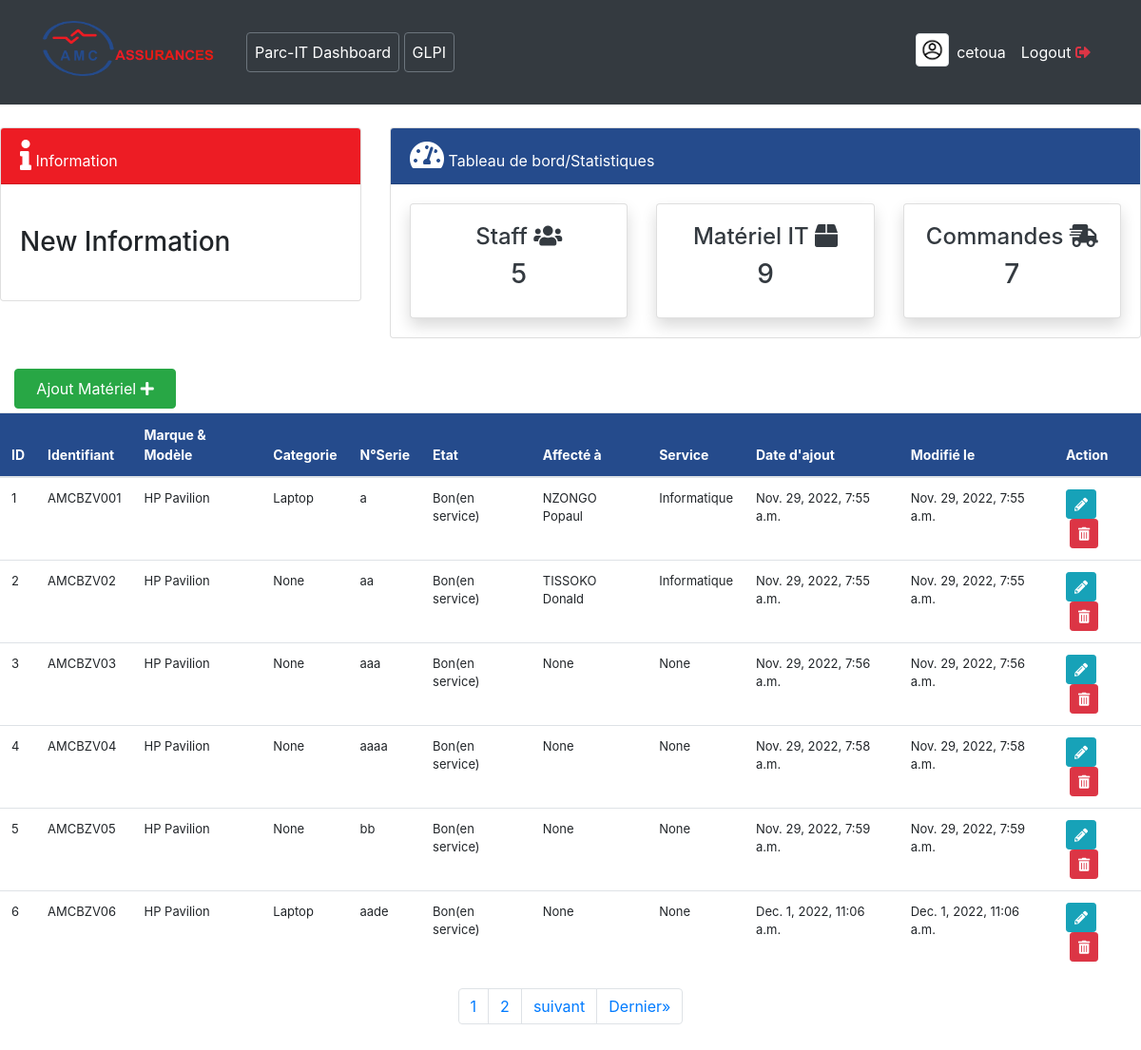
Screenshot of /product/ (signed in) with the database file from the repository.
### user/models.py (models this page shows, shortened)
class Profile(models.Model):
    staff = models.OneToOneField(User, on_delete=models.CASCADE, null=True)
    address = models.CharField(max_length=200, null=True)
    phone = models.CharField(max_length=20, null=True)
    image = models.ImageField(default='avatar.jpg', upload_to='Profile_Images', null=True)
    job_function = models.CharField(max_length=200, null=True)

### dashboard/models.py (models this page shows, shortened)
class Product(models.Model):
    identifiant = models.CharField(max_length=255, blank=True, null=True,)
    categorie = models.ForeignKey(Category,on_delete=models.CASCADE, null=True,)
    etat = models.CharField(max_length=255, blank=True, null=True, choices=ETAT)
    departement = models.CharField(max_length=255, blank=True, null=True, choices=DEPARTEMENT)
    affecte_a = models.CharField(max_length=255, blank=True, null=True, choices=UTILISATEUR)
    date_achat = models.DateField(blank=True, null=True)
    prix_achat = models.DecimalField(max_digits=10, decimal_places=2, blank=True, null=True)
    marque_modele = models.CharField(max_length=255, null=True)
    noSerie = models.CharField(max_length=20, null=True, unique=True)
    date_affectation = models.DateField(blank=True, null=True)
    observation = models.TextField(max_length=250, blank=True, null=True)
    created_at = models.DateTimeField(auto_now_add=True)
    updated_at = models.DateTimeField(auto_now_add=True)
    objects = models.Manager()
    class Meta:
        verbose_name_plural = 'Liste du matériel' # On change le nom de cette table dans l'Admin Panel

class Category(models.Model):
    id = models.AutoField(primary_key=True)
    name = models.CharField(max_length=255, blank=True, null=True,)
    class Meta:
        verbose_name_plural = 'Category'
    def __str__(self):
        return f'{self.name}'

### dashboard/views.py (the view)
# urls.py: path('product/', views.product, name='dashboard-product'),
@login_required()  # on met ce "decorators" pârtout où l'on veut que le user soit connecté avant d'y acceder
def product(request):
    p = Paginator(Product.objects.all(), 6) #Pagination par 9, c-à-d chaque page affichera 9 élements #Usisng SQL
    page = request.GET.get('page')
    queryset = p.get_page(page)
    nums = "a" * queryset.paginator.num_pages #POUR AFFICHER LE NOMBRE EXACT DES PAGES et afiicher le nombres exact
    workers_count = User.objects.all().count()
    products_count = Product.objects.all().count()
    orders_count = Order.objects.all().count()
    if request.method == 'POST':
        form = ProductForm(request.POST or '')
        if form.is_valid():
            form.save()
            product_name = form.cleaned_data.get('identifiant')
            product_modele = form.cleaned_data.get('marque_modele')
            messages.success(request, f"{product_name}-{product_modele} a été ajouté avec succès")
            return redirect('dashboard-product')  # puis on redirige vers la page de la liste
    else:
        form = ProductForm()
    title = "Liste du matériel"
    context = {
        'title': title,
        'queryset': queryset,
        'nums': nums,
        'form' : form,
        'workers_count': workers_count,
        'products_count': products_count,
        'orders_count': orders_count,
    }
    return render(request, 'dashboard/product.html', context)

### dashboard/templates/dashboard/product.html (shortened to what this page needs)
{% extends 'partials/base.html' %}
{% load crispy_forms_tags %}
{% block content %}
{% include 'partials/topnav.html' %}
<div class="row my-4">
    <div class="col-md-12">
        <div class="col-md-2">
            <div class="mt-2 mb-1">
                <a class="nav-link text-white btn btn-success" data-toggle="modal" data-target="#addModal" href="">Ajout Matériel <i class="fas fa-plus"></i></a>
            </div>
        </div>
        <table class="table bg-white" >
            <thead class=" text-white" style="background-color: rgb(37, 75, 140);font-size:14px ;">
                <tr>
                    <th>ID</th>
                    <th>Identifiant</th>
                    <th>Marque & Modèle</th>
                    <th>Categorie</th>
                    <th>N°Serie</th>
                    <th>Etat</th>
                    <th>Affecté à</th>
                    <th>Service</th>
                    <th>Date d'ajout</th>
                    <th>Modifié le</th>
                    <th>Action</th>
                </tr>
            </thead>
            <tbody style="font-size:13px ;">
                {% for instance in queryset %}
                <tr>
                    <td>{{instance.id}}</td>
                    <td>{{instance.identifiant}}</td>
                    <td>{{instance.marque_modele}}</td>
                    <td>{{instance.categorie}}</td>
                    <td>{{instance.noSerie}}</td>
                    <td>{{instance.etat}}</td>
                    <td>{{instance.affecte_a}}</td>
                    <td>{{instance.departement}}</td>
                    <td>{{instance.created_at}}</td>
                    <td>{{instance.updated_at}}</td>
                    <td>
                        <a class="btn btn-info btn-sm"
                            href="{% url 'dashboard-updatedata' instance.id %}"> <i class="fas fa-pencil-alt" data-toggle="modal" data-target=""></i></a>
                        <a class="btn btn-danger btn-sm ml-1"
                            href="#"><i class="fas fa-trash-alt" data-toggle="modal" data-target="#deleteModal"></i></a>
                    </td>
                </tr>
                {% endfor %}
            </tbody>
        </table>
        <div class="clearfix">
                <nav aria-label="Page navigation example">
                    <ul class="pagination justify-content-center">
                        {% for i in nums %}
                        <li class="page-item"><a href="?page={{forloop.counter}}" class="page-link">{{forloop.counter}}</a></li>
                        {% endfor %}
                        {% if queryset.has_next %}
                            <li class="page-item"><a class="page-link" href="?page={{queryset.next_page_number}}">suivant</a></li>
                            <li class="page-item"><a class="page-link" href="?page={{queryset.paginator.num_pages}}"> Dernier&raquo;</a></li>
                        {% endif %}
                    </ul>
                </nav>
        </div>
    </div>
</div>
{% endblock %}

### dashboard/templates/partials/nav.html (shortened to what this page needs)
{% load static %}
<nav class="navbar navbar-expand-lg navbar-info bg-dark">
    <div class="container">
        {% if user.is_authenticated %}
        <a class="navbar-brand text-white"  href="{% url 'dashboard-index' %}">
            <img src="{% static 'img/Logo_AMC.png' %}" alt="AMC Asssurances" style="width: 180px; margin-bottom:8px; margin-right:18px;" />
        </a>
        <div class="collapse navbar-collapse" id="navbarSupportedContent">
            <ul class="navbar-nav mr-auto">
                <li class="nav-item active">
                    <a class="nav-link text-white undeline btn btn-outline-secondary" href="{% url 'dashboard-index' %}" >Parc-IT Dashboard </a>
                </li>&nbsp;
                <li class="nav-item active">
                    <a class="nav-link text-white btn btn-outline-secondary" href="#" >GLPI</a>
                </li>
            </ul>
            <ul class="navbar-nav ml-auto">
                <li class="nav-item active">
                        <a href="{% url 'user-profile' %}"><img style="width: 35px ;" class="img-thumbnail" src="{{user.profile.image.url}}" alt="profile img"></a>
                </li>
                <li class="nav-item active">
                        <a class="nav-link text-white"  href="{% url 'user-profile' %}"> {{user.username}}
                        </a>
                </li>
                <li class="nav-item">
                    <a class="nav-link text-white" data-toggle="modal" data-target="#exampleModal" href="{% url 'user-logout' %}">Logout&nbsp;<i class="fas fa-sign-out-alt text-danger" ></i></a>
                </li>
            </ul>
            {% else %}
            <ul class="navbar-nav ml-auto">
                <li class="nav-item">
                    <a class="nav-link text-white" href="{% url 'user-login' %}">Login</a>
                </li>
            </ul>
            {% endif %}
        </div>
    </div>
</nav>

### dashboard/static/css/all.css (style rules this page uses)
.fa,.fab,.fad,.fal,.far,.fas { -moz-osx-font-smoothing:grayscale;-webkit-font-smoothing:antialiased;display:inline-block;font-style:normal;font-variant:normal;text-rendering:auto;line-height:1 }
.fa-pencil-alt:before { content:"\f303" }
.fa-plus:before { content:"\f067" }
.fa-sign-out-alt:before { content:"\f2f5" }
.fa-trash-alt:before { content:"\f2ed" }

### dashboard/static/css/style.css (style rules this page uses)
body { background: rgb(230, 227, 227); }

### rows the page displays
Product: id "1", identifiant "AMCBZV001", marque_modele "HP Pavilion", categorie "Laptop", noSerie "a", etat "Bon(en service)", affecte_a "NZONGO Popaul", departement "Informatique", created_at "Nov. 29, 2022, 7:55 a.m.", updated_at "Nov. 29, 2022, 7:55 a.m."
Product: id "2", identifiant "AMCBZV02", marque_modele "HP Pavilion", categorie "None", noSerie "aa", etat "Bon(en service)", affecte_a "TISSOKO Donald", departement "Informatique", created_at "Nov. 29, 2022, 7:55 a.m.", updated_at "Nov. 29, 2022, 7:55 a.m."
Product: id "3", identifiant "AMCBZV03", marque_modele "HP Pavilion", categorie "None", noSerie "aaa", etat "Bon(en service)", affecte_a "None", departement "None", created_at "Nov. 29, 2022, 7:56 a.m.", updated_at "Nov. 29, 2022, 7:56 a.m."
Product: id "4", identifiant "AMCBZV04", marque_modele "HP Pavilion", categorie "None", noSerie "aaaa", etat "Bon(en service)", affecte_a "None", departement "None", created_at "Nov. 29, 2022, 7:58 a.m.", updated_at "Nov. 29, 2022, 7:58 a.m."
Product: id "5", identifiant "AMCBZV05", marque_modele "HP Pavilion", categorie "None", noSerie "bb", etat "Bon(en service)", affecte_a "None", departement "None", created_at "Nov. 29, 2022, 7:59 a.m.", updated_at "Nov. 29, 2022, 7:59 a.m."
Product: id "6", identifiant "AMCBZV06", marque_modele "HP Pavilion", categorie "Laptop", noSerie "aade", etat "Bon(en service)", affecte_a "None", departement "None", created_at "Dec. 1, 2022, 11:06 a.m.", updated_at "Dec. 1, 2022, 11:06 a.m."

### other values shown
{{ user.username }} "cetoua"
{{ workers_count }} "5"
{{ products_count }} "9"
{{ orders_count }} "7"
